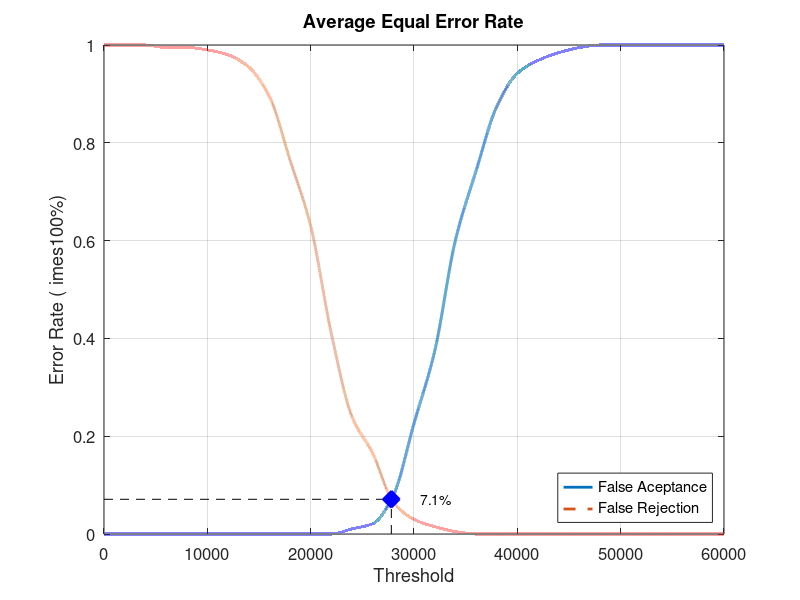
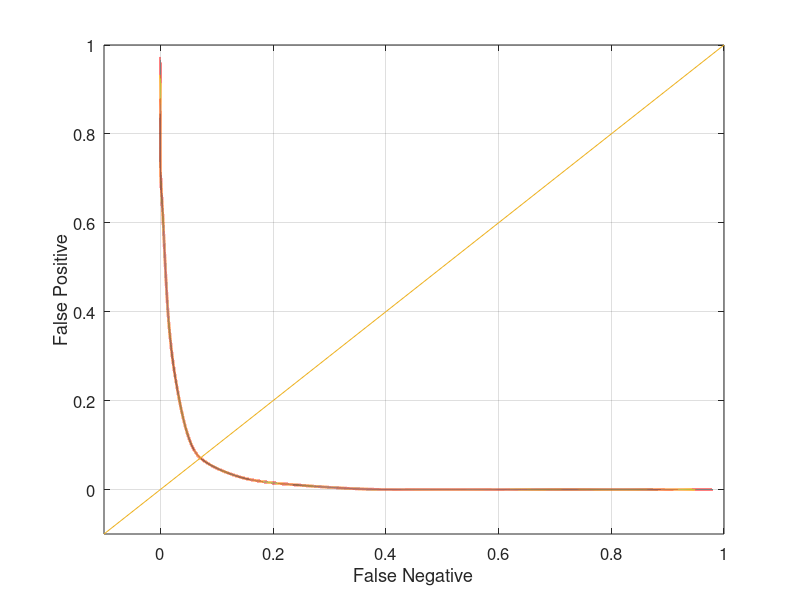

These figures' MATLAB source, in order:
close all;
clear;
clc;
x = 0:2000:60000;
xq = 0:0.5:60000;

y0 = [0 0 0 0 0 0 0 0 0 0 0 0 0.0105263 0.0210526 0.0789474 0.226316 0.373684 0.6 0.742105 0.873684 0.942105 0.968421 0.984211 0.994737 1 1 1 1 1 1 1]
yy0 = interp1(x, y0, xq, 'pchip');
y1 = [1 1 1 0.995 0.995 0.99 0.98 0.955 0.895 0.765 0.63 0.41 0.24 0.165 0.065 0.03 0.015 0.005 0 0 0 0 0 0 0 0 0 0 0 0 0]
yy1 = interp1(x, y1, xq, 'pchip');

% Calculating EER: 
y2 = abs(y0 - y1);
find(y2 == min(y2))
yy2 = abs(yy0 - yy1);
xEER = find(yy2 == min(yy2));
xEERIndex = xq(xEER) % X-axis EER
yEER = yy0(xEER) % Y-axis EER

main = figure
plot(xq, yy0,'-','LineWidth', 2);	hold on
plot(xq, yy1,'--','LineWidth', 2);	hold on
plot([xEERIndex xEERIndex], [0 yEER], 'k--');	hold on
plot([0 xEERIndex], [yEER yEER], 'k--');	hold on
plot(xEERIndex, yEER, 'bx', 'LineWidth', 10);	hold on
text(xEERIndex + 10 * xEERIndex / 100, yEER, [num2str(round((10000 * yEER)) / 100) '%'])
legend('False Aceptance', 'False Rejection', 'Location', 'SouthEast')
xlabel('Threshold')
ylabel('Error Rate (	imes100%)')
title('Average Equal Error Rate')
set(gca, 'FontSize', 12)
axis([0 60000 0 1])
grid on

print(main, 'Database4_1Main', '-dpng');
FNRxFPR = figure('Color', [1 1 1]);
plot(yy1, yy0, '-', yy1, yy0, 'LineWidth', 2);
hold on
y = -0.1:0.1:1
plot(y, y); 
set(gca, 'FontSize', 12)
xlabel('False Negative')
ylabel('False Positive')
axis([-0.1 1 -0.1 1])
set(gca, 'FontSize', 12)
grid on

print(FNRxFPR, 'Database4_1FNRxFPR','-dpng');
